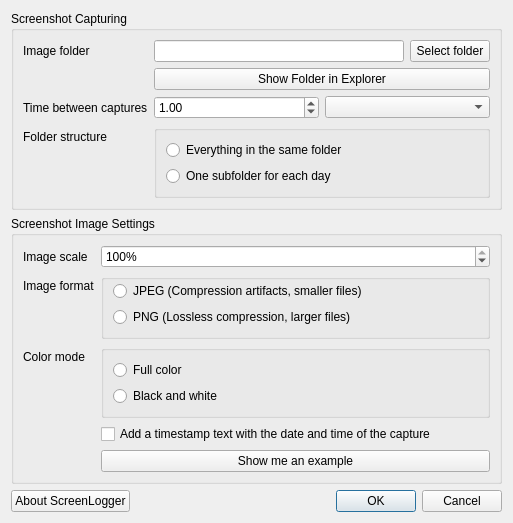
<?xml version="1.0" encoding="UTF-8"?>
<!--
  ScreenLogger - A tool that regularly saves screenshots.
  Copyright (C) 2021 Lukas Boersma <mail@lukas-boersma.com>
  
  This program is free software: you can redistribute it and/or modify
  it under the terms of the GNU General Public License as published by
  the Free Software Foundation, either version 3 of the License, or
  (at your option) any later version.
  
  This program is distributed in the hope that it will be useful,
  but WITHOUT ANY WARRANTY; without even the implied warranty of
  MERCHANTABILITY or FITNESS FOR A PARTICULAR PURPOSE.  See the
  GNU General Public License for more details.
  
  You should have received a copy of the GNU General Public License
  along with this program.  If not, see <http://www.gnu.org/licenses/>.
-->
<ui version="4.0">
 <class>SettingsDialog</class>
 <widget class="QDialog" name="SettingsDialog">
  <property name="geometry">
   <rect>
    <x>0</x>
    <y>0</y>
    <width>502</width>
    <height>490</height>
   </rect>
  </property>
  <property name="windowTitle">
   <string>ScreenLogger Settings</string>
  </property>
  <property name="windowIcon">
   <iconset resource="../res/Resources.qrc">
    <normaloff>:/ScreenLogger/icon.png</normaloff>:/ScreenLogger/icon.png</iconset>
  </property>
  <layout class="QVBoxLayout" name="verticalLayout">
   <item>
    <widget class="QGroupBox" name="capturingGroupBox">
     <property name="title">
      <string>Screenshot Capturing</string>
     </property>
     <layout class="QFormLayout" name="formLayout_2">
      <item row="0" column="0">
       <widget class="QLabel" name="label_4">
        <property name="text">
         <string>Image folder</string>
        </property>
       </widget>
      </item>
      <item row="0" column="1">
       <layout class="QHBoxLayout" name="horizontalLayout_2">
        <item>
         <widget class="QLineEdit" name="imageFolderEdit">
          <property name="minimumSize">
           <size>
            <width>250</width>
            <height>0</height>
           </size>
          </property>
         </widget>
        </item>
        <item>
         <widget class="QPushButton" name="imageFolderBtn">
          <property name="text">
           <string>Select folder</string>
          </property>
          <property name="icon">
           <iconset theme="BrowserReload">
            <normaloff>.</normaloff>.</iconset>
          </property>
         </widget>
        </item>
       </layout>
      </item>
      <item row="2" column="0">
       <widget class="QLabel" name="label_2">
        <property name="text">
         <string>Time between captures</string>
        </property>
       </widget>
      </item>
      <item row="2" column="1">
       <layout class="QHBoxLayout" name="horizontalLayout">
        <item>
         <widget class="QDoubleSpinBox" name="timeBetweenCapturesEdit">
          <property name="maximum">
           <double>999999999.000000000000000</double>
          </property>
          <property name="value">
           <double>1.000000000000000</double>
          </property>
         </widget>
        </item>
        <item>
         <widget class="QComboBox" name="timeBetweenCapturesUnitCombo">
          <property name="currentText">
           <string/>
          </property>
          <property name="insertPolicy">
           <enum>QComboBox::NoInsert</enum>
          </property>
         </widget>
        </item>
       </layout>
      </item>
      <item row="1" column="1">
       <widget class="QPushButton" name="showImageFolderBtn">
        <property name="text">
         <string>Show Folder in Explorer</string>
        </property>
       </widget>
      </item>
      <item row="3" column="1">
       <widget class="QGroupBox" name="groupBox">
        <property name="title">
         <string/>
        </property>
        <layout class="QVBoxLayout" name="verticalLayout_4">
         <item>
          <widget class="QRadioButton" name="folderStructureFlatRadioBtn">
           <property name="text">
            <string>Everything in the same folder</string>
           </property>
          </widget>
         </item>
         <item>
          <widget class="QRadioButton" name="folderStructureDayRadioBtn">
           <property name="text">
            <string>One subfolder for each day</string>
           </property>
          </widget>
         </item>
        </layout>
       </widget>
      </item>
      <item row="3" column="0">
       <widget class="QLabel" name="label_6">
        <property name="text">
         <string>Folder structure</string>
        </property>
       </widget>
      </item>
     </layout>
    </widget>
   </item>
   <item>
    <widget class="QGroupBox" name="screenshotGroupBox">
     <property name="title">
      <string>Screenshot Image Settings</string>
     </property>
     <layout class="QFormLayout" name="formLayout">
      <item row="1" column="0">
       <widget class="QLabel" name="label">
        <property name="text">
         <string>Image scale</string>
        </property>
       </widget>
      </item>
      <item row="1" column="1">
       <widget class="QDoubleSpinBox" name="imageScaleEdit">
        <property name="suffix">
         <string>%</string>
        </property>
        <property name="decimals">
         <number>0</number>
        </property>
        <property name="minimum">
         <double>1.000000000000000</double>
        </property>
        <property name="singleStep">
         <double>20.000000000000000</double>
        </property>
        <property name="value">
         <double>100.000000000000000</double>
        </property>
       </widget>
      </item>
      <item row="2" column="0">
       <widget class="QLabel" name="label_5">
        <property name="text">
         <string>Image format</string>
        </property>
       </widget>
      </item>
      <item row="5" column="0">
       <widget class="QLabel" name="label_3">
        <property name="text">
         <string>Color mode</string>
        </property>
       </widget>
      </item>
      <item row="2" column="1">
       <widget class="QGroupBox" name="verticalGroupBox">
        <layout class="QVBoxLayout" name="verticalLayout_2">
         <property name="sizeConstraint">
          <enum>QLayout::SetMinAndMaxSize</enum>
         </property>
         <property name="topMargin">
          <number>1</number>
         </property>
         <item>
          <widget class="QRadioButton" name="imageFormatJpgRadioBtn">
           <property name="text">
            <string>JPEG (Compression artifacts, smaller files)</string>
           </property>
          </widget>
         </item>
         <item>
          <widget class="QRadioButton" name="imageFormatPngRadioBtn">
           <property name="text">
            <string>PNG (Lossless compression, larger files)</string>
           </property>
          </widget>
         </item>
        </layout>
       </widget>
      </item>
      <item row="5" column="1">
       <widget class="QGroupBox" name="verticalGroupBox_2">
        <layout class="QVBoxLayout" name="verticalLayout_3">
         <item>
          <widget class="QRadioButton" name="colorModeColorRadioBtn">
           <property name="text">
            <string>Full color</string>
           </property>
          </widget>
         </item>
         <item>
          <widget class="QRadioButton" name="colorModeBWRadioBtn">
           <property name="text">
            <string>Black and white</string>
           </property>
          </widget>
         </item>
        </layout>
       </widget>
      </item>
      <item row="6" column="1">
       <widget class="QCheckBox" name="timestampCheckBox">
        <property name="text">
         <string>Add a timestamp text with the date and time of the capture</string>
        </property>
       </widget>
      </item>
      <item row="7" column="1">
       <widget class="QPushButton" name="exampleScreenshot">
        <property name="text">
         <string>Show me an example</string>
        </property>
       </widget>
      </item>
     </layout>
    </widget>
   </item>
   <item>
    <spacer name="verticalSpacer">
     <property name="orientation">
      <enum>Qt::Vertical</enum>
     </property>
     <property name="sizeHint" stdset="0">
      <size>
       <width>20</width>
       <height>40</height>
      </size>
     </property>
    </spacer>
   </item>
   <item>
    <layout class="QHBoxLayout" name="horizontalLayout_3">
     <property name="bottomMargin">
      <number>0</number>
     </property>
     <item>
      <widget class="QPushButton" name="aboutBtn">
       <property name="text">
        <string>About ScreenLogger</string>
       </property>
       <property name="default">
        <bool>false</bool>
       </property>
       <property name="flat">
        <bool>false</bool>
       </property>
      </widget>
     </item>
     <item>
      <widget class="QDialogButtonBox" name="dlgBtnBox">
       <property name="orientation">
        <enum>Qt::Horizontal</enum>
       </property>
       <property name="standardButtons">
        <set>QDialogButtonBox::Cancel|QDialogButtonBox::Ok</set>
       </property>
      </widget>
     </item>
    </layout>
   </item>
  </layout>
 </widget>
 <tabstops>
  <tabstop>imageFolderEdit</tabstop>
  <tabstop>imageFolderBtn</tabstop>
  <tabstop>showImageFolderBtn</tabstop>
  <tabstop>timeBetweenCapturesEdit</tabstop>
  <tabstop>timeBetweenCapturesUnitCombo</tabstop>
  <tabstop>imageScaleEdit</tabstop>
  <tabstop>imageFormatJpgRadioBtn</tabstop>
  <tabstop>imageFormatPngRadioBtn</tabstop>
  <tabstop>colorModeColorRadioBtn</tabstop>
  <tabstop>colorModeBWRadioBtn</tabstop>
  <tabstop>timestampCheckBox</tabstop>
  <tabstop>aboutBtn</tabstop>
 </tabstops>
 <resources>
  <include location="../res/Resources.qrc"/>
 </resources>
 <connections>
  <connection>
   <sender>dlgBtnBox</sender>
   <signal>accepted()</signal>
   <receiver>SettingsDialog</receiver>
   <slot>accept()</slot>
   <hints>
    <hint type="sourcelabel">
     <x>248</x>
     <y>254</y>
    </hint>
    <hint type="destinationlabel">
     <x>157</x>
     <y>274</y>
    </hint>
   </hints>
  </connection>
  <connection>
   <sender>dlgBtnBox</sender>
   <signal>rejected()</signal>
   <receiver>SettingsDialog</receiver>
   <slot>reject()</slot>
   <hints>
    <hint type="sourcelabel">
     <x>316</x>
     <y>260</y>
    </hint>
    <hint type="destinationlabel">
     <x>286</x>
     <y>274</y>
    </hint>
   </hints>
  </connection>
 </connections>
</ui>
